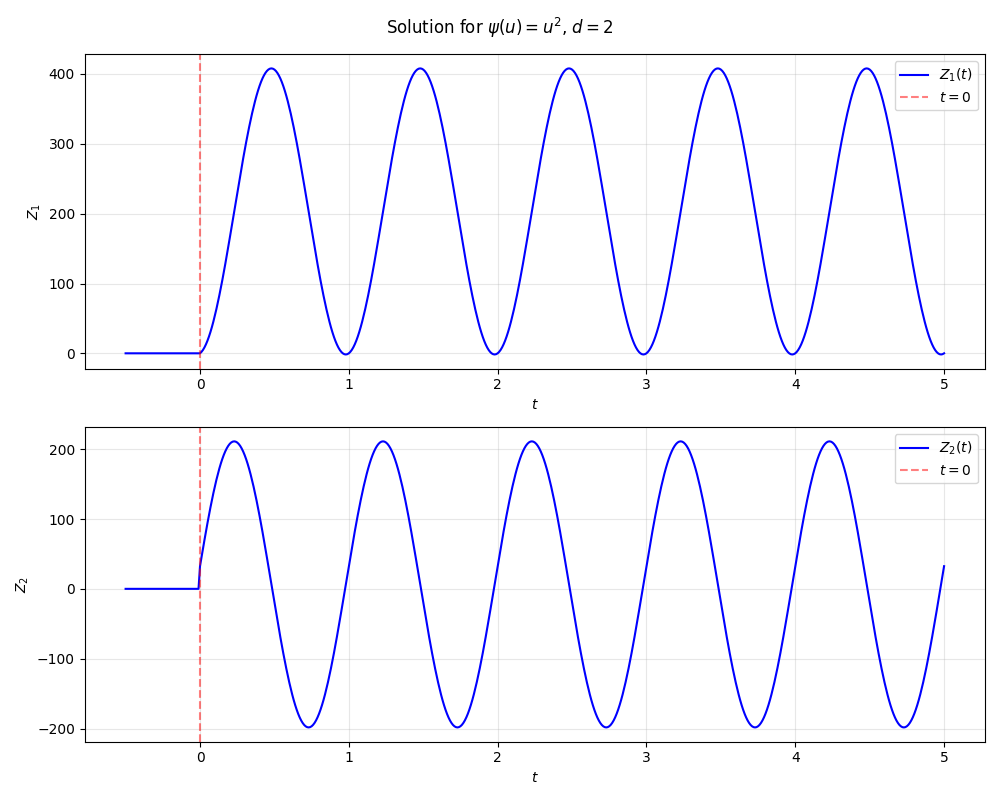

Generate this figure with Python:
"""
Solver for the equation:
h * sum_{j>=1} psi(Z^n - Z^{n-j}) * R_j = f^n

where:
- Z^n = z_p(n*h) for -N <= n < 0 (initial conditions)
- psi(u) = u^alpha (component-wise for vectors)
- f^n = f(n*h)
- Z^n is a vector of dimension d in {1, 2}
"""

# this code represents the dynamic according to the density of the links. 

import numpy as np
import matplotlib.pyplot as plt
from scipy.optimize import fsolve
from typing import Callable, Tuple, Optional
from tqdm import tqdm


class VolterraSolver:
    """
    Solves the discrete Volterra-type equation with power nonlinearity.
    """
    
    def __init__(
        self,
        h: float,
        delta_x: float,
        N_x: int,
        N: int,
        M: int,
        d: int,
        alpha: float,
        R: np.ndarray,
        f_func: Callable[[float], np.ndarray],
        z_initial: Callable[[float], np.ndarray]
    ):
        """
        Parameters:
        -----------
        h : float
            Time step # delta_t
        delta_x : float
            Space step
        N_x : int
            Number of space points
        N : int
            Number of initial points (for n in [-N, 0)) # points for past history
        M : int
            Number of points to compute (for n in [0, M])
        d : int
            Dimension of Z (1 or 2)
        alpha : float
            Power in psi(u) = u^alpha
        R : np.ndarray
            Coefficients R_j (length should be at least M+N)
        f_func : callable
            Function f(t) returning d-dimensional vector
        z_initial : callable
            Initial condition function z_p(t) for t < 0
        """
        self.h = h
        self.delta_x = delta_x
        self.N_x = N_x
        self.N = N
        self.M = M
        self.d = d
        self.alpha = alpha
        self.R = np.array(R)
        self.f_func = f_func
        self.z_initial = z_initial
        
        # Storage for solution
        self.Z = np.zeros((N + M + 1, d)) #matrix 
        
        # Initialize with initial conditions
        for n in range(-N, 0): # include past history
            self.Z[n + N] = self.z_initial(n * h) 
    
    def psi(self, u: np.ndarray) -> np.ndarray:
        """
        Nonlinearity psi(u) = u^alpha (component-wise).
        Handles sign for non-integer alpha.
        """
        if self.alpha == int(self.alpha) and int(self.alpha) % 2 == 1:
            # Odd integer power: preserve sign
            return np.sign(u) * np.abs(u) ** self.alpha
        else:
            # Even power or non-integer: use absolute value
            return np.abs(u) ** self.alpha

    # local time ###################################################################
    def local_time(self, n, x):
        local_time = 0
        for i in range(n + self.N):
            if x <= self.Z[i] <= x + self.delta_x: #on regarde si la position est dans l'intervalle souhaité
                time_diff = (n - (i - self.N)) * self.h # temps écoulé entre l'instant i et l'instant présent n
                local_time = local_time + self.h * np.exp(-0.5 * time_diff)
                # decay_rate = 0.5
        return local_time


    def residual(self, Z_n: np.ndarray, n: int) -> np.ndarray:
        
        res = np.zeros(self.d)
        
        for k in range(0, self.N_x):
            x_k = k * self.delta_x
            A_k = self.local_time(n, x_k)
            if k < len(self.R):
                res += self.psi(Z_n - x_k) * A_k * self.delta_x #* self.R[k]
        
        # Subtract f^n
        res -= self.f_func(n * self.h)
        
        return res
    
    def solve_step(self, n: int) -> np.ndarray:
        """
        Solve for Z^n using nonlinear solver.
        """
        # Initial guess: use previous value
        Z_guess = self.Z[n + self.N - 1] if n > 0 else self.Z[self.N - 1]
        
        # Solve nonlinear system
        solution = fsolve(
            lambda z: self.residual(z, n),
            Z_guess,
            full_output=False
        )
        
        return solution
    
    def solve(self) -> Tuple[np.ndarray, np.ndarray]:
        """
        Solve the equation for n = 0, 1, ..., M.
        
        Returns:
        --------
        t : np.ndarray
            Time points
        Z : np.ndarray
            Solution array (shape: (N+M+1, d))
        """
        # Solve for each time step
        for n in tqdm(range(self.M + 1), desc="Solving steps", unit="step"):
            self.Z[n + self.N] = self.solve_step(n)
            
            if (n + 1) % 100 == 0:
                print(f"Solved up to n = {n}")
        
        # Time array
        t = np.array([n * self.h for n in range(-self.N, self.M + 1)])
        
        return t, self.Z
    
    def plot_solution(self, file_name, t: np.ndarray, Z: np.ndarray):
        """
        Plot the solution.
        """
        fig, axes = plt.subplots(self.d, 1, figsize=(10, 4*self.d))
        
        if self.d == 1:
            axes = [axes]
        
        for i in range(self.d):
            axes[i].plot(t, Z[:, i], 'b-', linewidth=1.5, label=f'$Z_{i+1}(t)$')
            axes[i].axvline(x=0, color='r', linestyle='--', alpha=0.5, label='$t=0$')
            axes[i].set_xlabel('$t$')
            axes[i].set_ylabel(f'$Z_{i+1}$')
            axes[i].legend()
            axes[i].grid(True, alpha=0.3)
        
        plt.suptitle(f'Solution for $\\psi(u) = u^{{{self.alpha}}}$, $d={self.d}$')
        plt.tight_layout()
        plt.savefig(f'/home/[user]/work/EDPMA/{file_name}.png')
        plt.show()

# quasi ok niveau compréhension

# ============================================================================
# Functions for f(t)
# ============================================================================

def f_constant(d: int, value: float = 1.0) -> Callable[[float], np.ndarray]:
    """Constant forcing function."""
    return lambda t: value * np.ones(d)


def f_oscillating(d: int, amplitude: float = 1.0, frequency: float = 1.0) -> Callable[[float], np.ndarray]:
    """Oscillating forcing function."""
    if d == 1:
        return lambda t: amplitude * np.array([np.sin(2 * np.pi * frequency * t)])
    else:  # d == 2
        return lambda t: amplitude * np.array([
            np.sin(2 * np.pi * frequency * t),
            np.cos(2 * np.pi * frequency * t)
        ])


def f_random(d: int, amplitude: float = 1.0, seed: Optional[int] = None) -> Callable[[float], np.ndarray]:
    """Random forcing function (uses noise with spatial correlation).""" # how is it spatial??
    rng = np.random.RandomState(seed)
    
    def random_func(t):
        # Use time as seed for reproducibility
        local_rng = np.random.RandomState(int(abs(t * 1000)) % (2**31))
        return amplitude * (2 * local_rng.rand(d) - 1) # only random numbers with no fixed distribution
    
    return random_func


def z_initial_default(d: int, amplitude: float = 0.1) -> Callable[[float], np.ndarray]:
    """Default initial condition: exponential decay as t -> -infinity."""
    return lambda t: amplitude * np.exp(t / 10) * np.ones(d) # the past history, as a function of the time


def compute_R_exponential(length: int, decay_rate: float = 0.5) -> np.ndarray:
    """
    Compute R_j coefficients with exponential decay.
    R_j = exp(-decay_rate * j)
    """
    R = np.zeros(length)
    R[0] = 0  # R_0 is not used
    for j in range(1, length):
        R[j] = np.exp(-decay_rate * j)
    return R # defines a vector instead of computing a sum later
    #R is the density of links (because it works on j spatial position) and not time)


def compute_R_power_law(length: int, exponent: float = 1.5) -> np.ndarray:
    """
    Compute R_j coefficients with power law decay.
    R_j = j^(-exponent)
    """
    R = np.zeros(length)
    R[0] = 0  # R_0 is not used
    for j in range(1, length):
        R[j] = j ** (-exponent)
    return R


# ============================================================================
# Main program
# ============================================================================

def main():
    """
    Main program for solving the Volterra equation.
    """
    print("=" * 70)
    print("Volterra Equation Solver")
    print("Equation: h * sum_{j>=1} psi(Z^n - Z^{n-j}) * R_j = f^n")
    print("=" * 70)
    
    # ========================================================================
    # Parameters (modify these before running)
    # ========================================================================
    
    # Dimension (1 or 2)
    d = 1
    
    # Power alpha for psi(u) = u^alpha
    alpha = 2
    
    # Time parameters
    h = 0.01        # Time step
    N = 50          # Number of initial points
    M = 500        # Number of points to compute

    # Notre implémentation
    delta_x = 0.01
    N_x = 60
    
    # Forcing function choice: 'constant', 'oscillating', or 'random'
    forcing_type = 'oscillating'
    
    # Parameters for forcing function
    f_amplitude = 1.0
    f_frequency = 1.0
    f_seed = 42
    
    # R_j decay type: 'exponential' or 'power_law'
    R_decay_type = 'exponential'
    decay_rate = 0.5      # For exponential decay
    power_exponent = 1.5  # For power law decay
    
    # Initial condition amplitude
    z_initial_amplitude = 0.1
    
    # Plot and save options
    do_plot = True
    save_filename = "outputs/residence_time"
    
    # ========================================================================
    # Setup based on parameters
    # ========================================================================
    
    print(f"\nParameters:")
    print(f"  Dimension: d = {d}")
    print(f"  Power: alpha = {alpha}")
    print(f"  Time step: h = {h}")
    print(f"  Initial points: N = {N}")
    print(f"  Compute points: M = {M}")
    
    # Setup forcing function
    if forcing_type == 'constant':
        f_func = f_constant(d, value=f_amplitude)
        print(f"  Forcing: constant, f = {f_amplitude}")
    elif forcing_type == 'oscillating':
        f_func = f_oscillating(d, f_amplitude, f_frequency)
        print(f"  Forcing: oscillating, amplitude = {f_amplitude}, frequency = {f_frequency}")
    elif forcing_type == 'random':
        f_func = f_random(d, f_amplitude, f_seed)
        print(f"  Forcing: random, amplitude = {f_amplitude}, seed = {f_seed}")
    else:
        print(f"  Warning: Unknown forcing type '{forcing_type}', using constant")
        f_func = f_constant(d, value=1.0)
    
    # Setup R_j coefficients
    if R_decay_type == 'exponential':
        R = compute_R_exponential(M + N + 10, decay_rate)
        print(f"  R_j: exponential decay, rate = {decay_rate}")
    elif R_decay_type == 'power_law':
        R = compute_R_power_law(M + N + 10, power_exponent)
        print(f"  R_j: power law decay, exponent = {power_exponent}")
    else:
        print(f"  Warning: Unknown R decay type '{R_decay_type}', using exponential")
        R = compute_R_exponential(M + N + 10, 0.5)
    
    # Setup initial conditions
    z_initial = z_initial_default(d, amplitude=z_initial_amplitude)
    
    # ========================================================================
    # Solve
    # ========================================================================
    
    print("\n" + "=" * 70)
    print("Solving...")
    print("=" * 70)
    
    solver = VolterraSolver(
        h=h,
        delta_x = delta_x,
        N_x = N_x,
        N=N,
        M=M,
        d=d,
        alpha=alpha,
        R=R,
        f_func=f_func,
        z_initial=z_initial
    )
    
    t, Z = solver.solve()
    
    print("\nSolution complete!")
    print(f"Final value Z^{M}: {Z[-1]}")
    
    # ========================================================================
    # Plot
    # ========================================================================
    
    if do_plot:
        print("\nPlotting solution...")
        solver.plot_solution(save_filename, t, Z)
    
    # Save results
    np.savez(f"{save_filename}.npz", t=t, Z=Z, alpha=alpha, d=d, h=h, N=N, M=M)
    print(f"Results saved to {save_filename}.npz")
    



if __name__ == "__main__":
    main()
